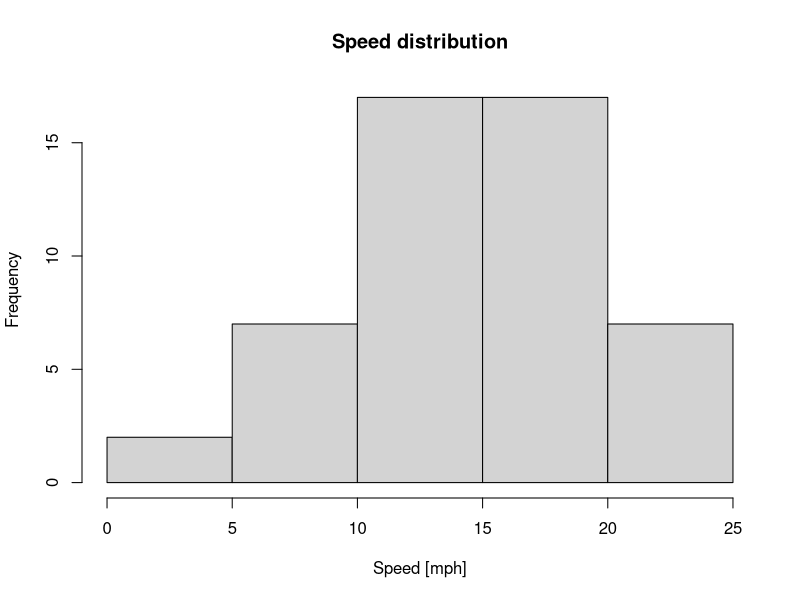
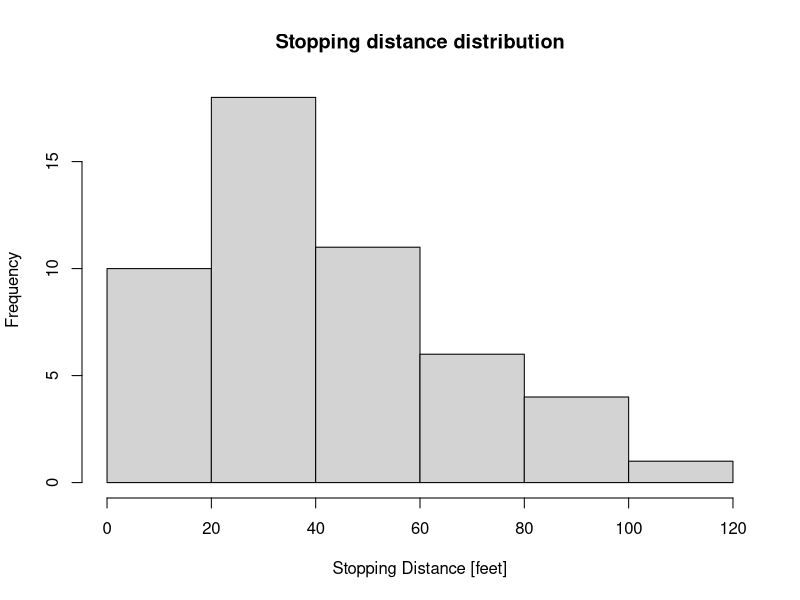
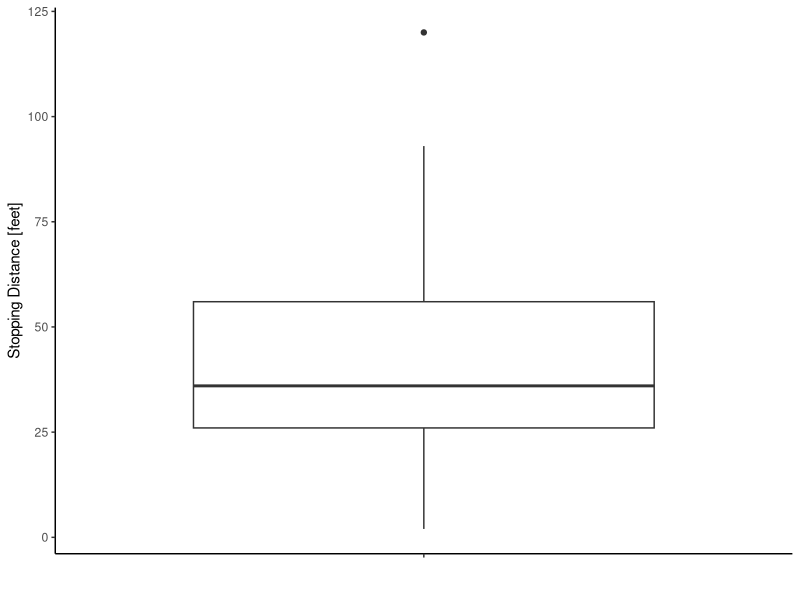
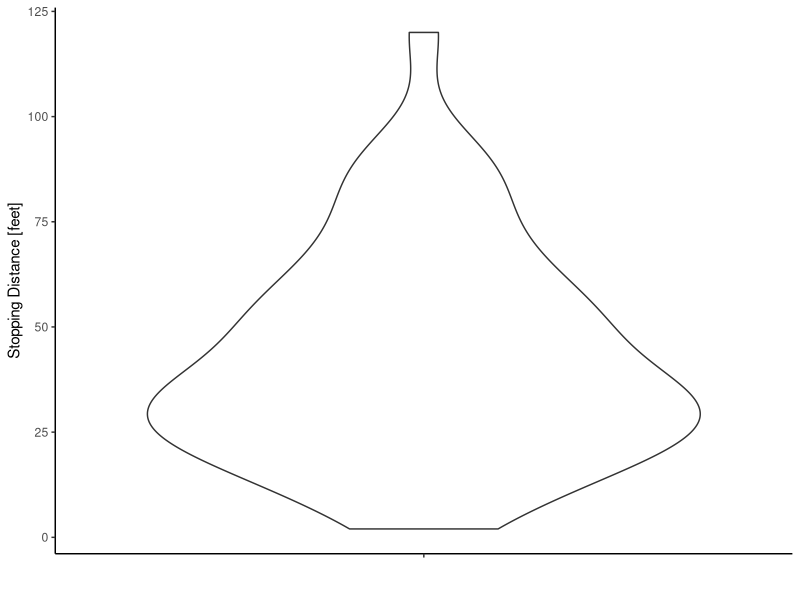
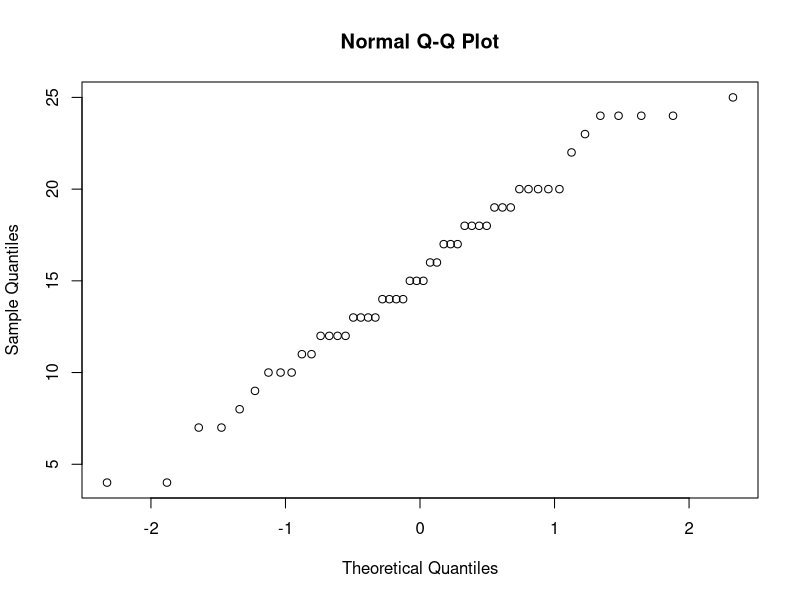
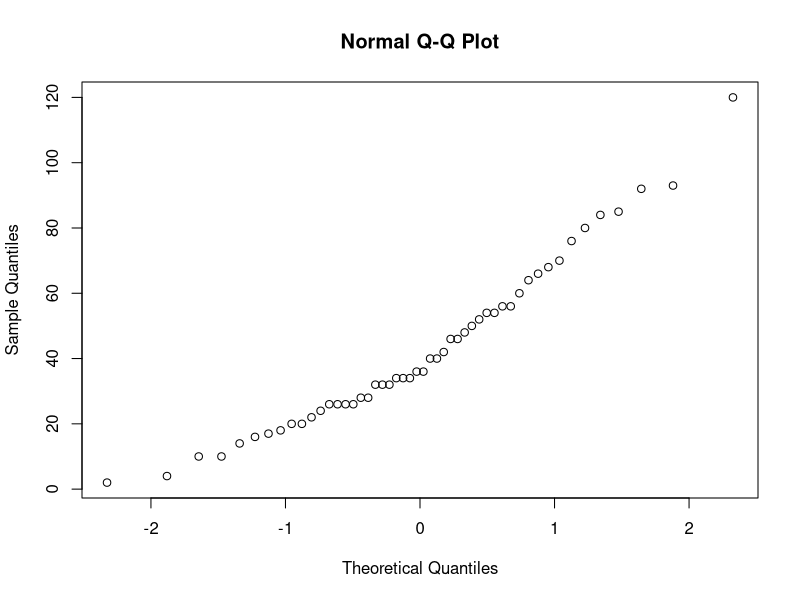
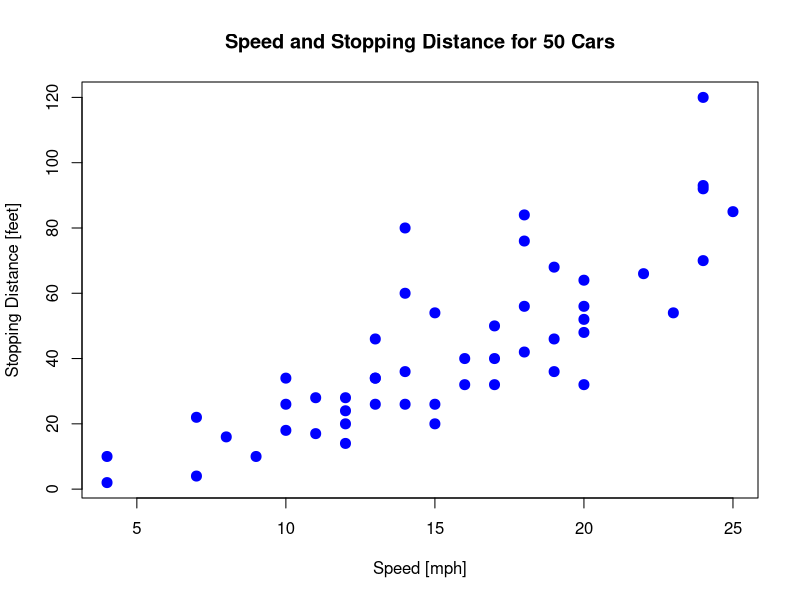

Write R code to recreate these figures, in order.
#' ---
#' title: "Cars Analysis"
#' author: "Alejandro Fernandez Benages"
#' date: "17/03/2021"
#' ---

#' **libraries**
#install.packages('tidyverse')
#install.packages(readr)
library("readr")
library(ggplot2)


#' **Load CSV**
#' 
setwd('/home/ale/Dropbox/UBIQUM/3. DA with R/1.GetStarted/Cars')
IrisDataset <- read.csv('cars.csv')


# **1. EDA** 
#' 
## **1.01 Knowing the data**
#'  
#' To list the attributes of the data set.
attributes(cars)
#' To print the min, max, mean, median, and quartiles of each attribute.
summary(cars)
#' To display the structure of your data set.
str(cars) 
#' To get th names of the attributes within your data set.
names(cars) 



#'**1.2 Some Plotting**
#' 

#' SPEED
#'A Histogram reveals that the most frequent speed of cars is between 10 to 20. 
hist(cars$speed, 
     main="Speed distribution", xlab="Speed [mph]") 

#' STOPPING DISTANCE
#' The most frequent distance of most cars is between 20 to 40. 
hist(cars$dist, 
     main="Stopping distance distribution", xlab="Stopping Distance [feet]")

ggplot(data = cars, aes(x = "", y = dist)) + 
  geom_boxplot()+ theme_classic()+ 
  xlab("")+ylab("Stopping Distance [feet]")

ggplot(data = cars, aes(x = "", y = dist)) + 
  geom_violin()+ theme_classic()+ 
  xlab("")+ylab("Stopping Distance [feet]")


#' **Normal Quantile Plot** is a way to see if your data is normally distributed.
#' 
#' We can see that there is a positive correlation btw Speed and Distance
qqnorm(cars$speed) 
qqnorm(cars$dist)


#' Scatter plot of two Variables
plot(cars, col='blue', pch=20, cex=2, 
     main="Speed and Stopping Distance for 50 Cars", 
     xlab="Speed [mph]", ylab="Stopping Distance [feet]")


#' **Missing Values?** 

#' Will count how many NA’s you have.
summary(cars)
#' Will show your NA’s through logical data. (TRUE if it’s missing, FALSE if it’s not.)
is.na(cars) 

#' Replace the missing values with the mean, which is common technique, but   
#' something to use with care with as it can skew the data.
#DatasetName$ColumnName[is.na(DatasetName$ColumnName)]<-mean(DatasetName$ColumnName,na.rm = TRUE)



#' Creating Testing and Training Sets

set.seed(122)

# These two lines calculate the sizes of each set but do not create the sets:
trainSize<-round(nrow(cars)*0.7) # 70/30%
testSize<-nrow(cars)-trainSize

# If you’d like to see how many instances will be in each set..
trainSize
testSize

#' How do you create the train/test sets?. We also want these sets to be in a 
#' randomized order, which will create the most optimal model.
#'   To perform this, you need to run these three lines of code. 
training_indices<-sample(seq_len(nrow(cars)),size =trainSize)
trainSet<-cars[training_indices,]
testSet<-cars[-training_indices,]



#' Linear Regression
#' 
#' 
#' The next step is to predict the cars distances through the speed of the cars. 
#' To do this, we’ll be using the prediction function – predict() 
#' 
#' Inp Var -> speed of the cars
#' 
#' Out Var -> cars distances

 
# The basic line of code for the linear model function. 
cars_regression <-lm(formula = dist ~ speed, trainSet)
# To see key metrics of your model:
summary(cars_regression)



#' **Predictions**

cars_predictions <- predict(cars_regression, testSet)
cars_predictions

#' Confidence in your predictions: In order to have an idea about the accuracy of 
#' the predictions, you can ask for intervals around your prediction. To get a 
#' matrix with the prediction and a 95 percent confidence interval around the mean 
#' prediction, you set the argument interval to ‘confidence’ like this:
predict(cars_regression,trainSet, interval='confidence')
predict(cars_regression,testSet, interval='prediction')
